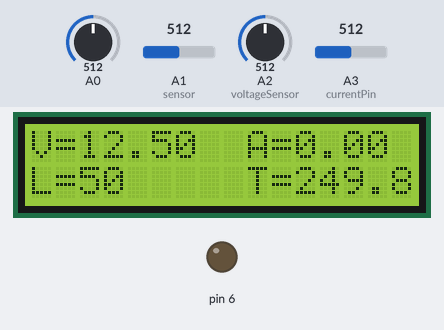
The sketch below on a simulated Arduino Mega 2560, built with avr-gcc and run on an emulated ATmega2560. Shown: 16×2 character LCD, output pins drawn as LEDs (lit = HIGH). Inputs (shaded band) come from the test bench; at power-on: A0 = 512, A1 (sensor) = 512, A2 (voltageSensor) = 512, A3 (currentPin) = 512. What the sketch prints to the serial monitor is not drawn.

Above: at 1.7 s.
1.8 s: A0 set to 716
At 6.8 s:
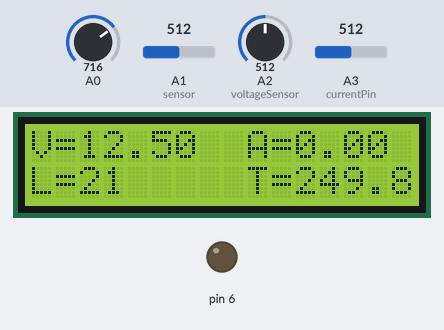
7.8 s: A1 (sensor) set to 716
At 11.7 s:
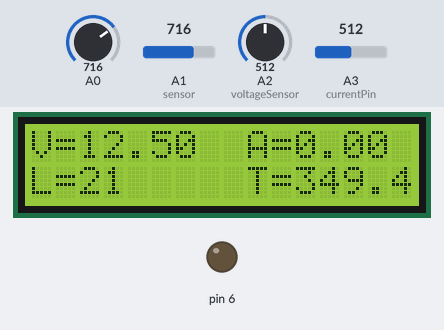
13.8 s: A2 (voltageSensor) set to 716
At 16.8 s:
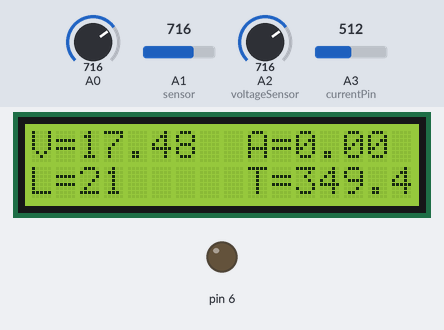
19.8 s: A3 (currentPin) set to 716
At 21.8 s:
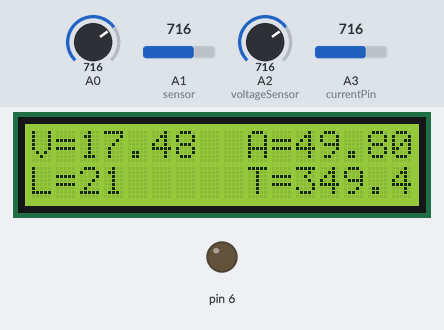
25.8 s: A0 set to 992
At 31.8 s:
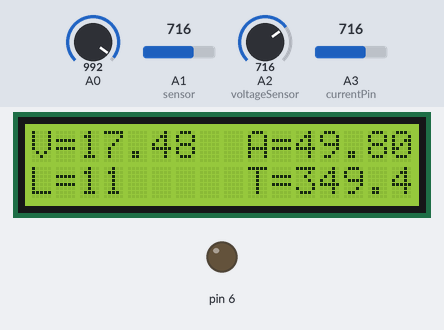
32.2 s: A1 (sensor) set to 992
At 36.9 s:
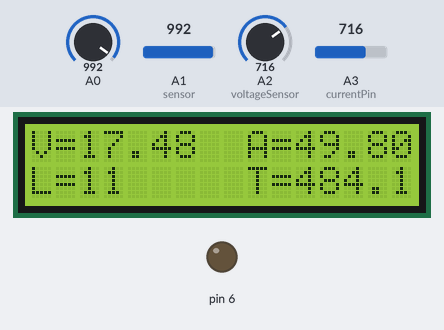
Timing chart, 0 to 38.4 s (numbered marks = the images above; inputs shaded):
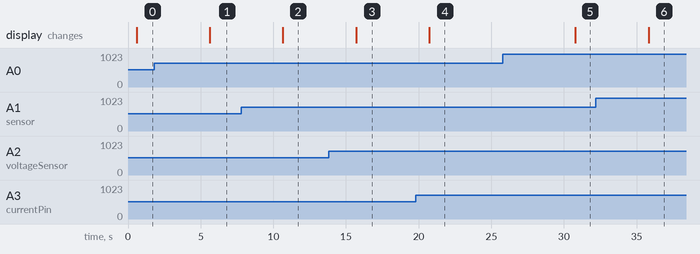

The sketch:

unoCode.ino
```cpp
#include<LiquidCrystal.h>
LiquidCrystal lcd(12, 11, 5, 4, 3, 2);
#include <SoftwareSerial.h>
#define DEBUG true
#include <stdlib.h>

//SoftwareSerial s(9,6); // (Rx, Tx)
 SoftwareSerial Serial1(9, 10); // RX, TX


String str;

//A0 = LDR
//A1 = LM35
//A2 =Voltage
//A3=Current


//TEMPERATURE
const int sensor=A1; // Assigning analog pin A1 to variable 'temperature  sensor'
float tempc;  //variable to store temperature in degree Celsius
float vout;  //temporary variable to hold temperature sensor reading

int error;
//light
double Light (int RawADC0)
{
  double Vout=RawADC0*0.0048828125;
  //int lux=500/(10*((5-Vout)/Vout));//use this equation if the LDR is in the upper part of the divider
  int lux=(2500/Vout-500)/10;
  return lux;
}
int light;


//Voltage
const int voltageSensor = A2;
float vOUT = 0.0;
float vIN = 0.0;
float R1 = 30000.0;
float R2 = 7500.0;
int value = 0;


//CURRENT
const int currentPin = A3;
int sensitivity = 20;
int adcValue= 0;
int offsetVoltage = 2500;
double adcVoltage = 0;
double currentValue = 0;


void setup()
{
pinMode(sensor,INPUT); // Configuring pin A1 as input
pinMode(9,INPUT);
  pinMode(6,OUTPUT);
//s.begin(9600);


Serial.begin(9600);
 Serial1.begin(9600);
lcd.begin(16,2);
delay(500);

}


void loop()
{

//TEMPERATURE
vout=analogRead(sensor);
vout=(vout*4.88);
tempc=(vout/10); // Storing value in Degree Celsius


//Light
light=int(Light(analogRead(0)));


//Voltage
value = analogRead(voltageSensor);
vOUT = (value * 5.0) / 1024.0;
vIN = vOUT / (R2/(R1+R2)); //print vin


//current
  adcValue = analogRead(currentPin);
  adcVoltage = (adcValue / 1024.0) * 5000;
  currentValue = ((adcVoltage - offsetVoltage) / sensitivity);


  Serial.print(vIN); Serial.print("V; ");
  lcd.setCursor(0, 0); lcd.print("V="); lcd.setCursor(2, 0); lcd.print(vIN);

Serial.print(currentValue); Serial.print("A; ");
  lcd.setCursor(9, 0); lcd.print("A="); lcd.setCursor(11, 0); lcd.print(currentValue);


  Serial.print(light); Serial.print("L; ");
  lcd.setCursor(0, 1); lcd.print("L="); lcd.setCursor(2,1); lcd.print(light);

  Serial.print(tempc); Serial.print("T; ");
  lcd.setCursor(9,1 ); lcd.print("T="); lcd.setCursor(11,1); lcd.print(tempc);
    str =String(vIN)+String('V')+String(currentValue)+String('A')+String(light)+String('L')+String(tempc)+String('T');
    Serial1.println(str);

delay(5000); //Delay of 1 second for ease of viewing in serial

}
```

Measured:
- after the input at 1.8 s, the display: changes after 3.8 s (image 1)
- after the input at 7.8 s, the display: changes after 2.9 s (image 2)
- after the input at 13.8 s, the display: changes after 1.9 s (image 3)
- after the input at 19.8 s, the display: changes after 0.93 s (image 4)
- after the input at 25.8 s, the display: changes after 5.0 s (image 5)
- after the input at 32.2 s, the display: changes after 3.6 s (image 6)
